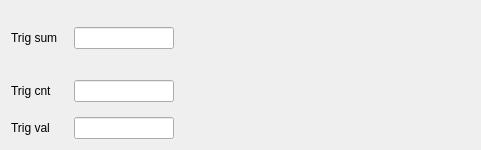
              <widget class="QWidget" name="tab_8">
               <attribute name="title">
                <string>C mode</string>
               </attribute>
               <layout class="QGridLayout" name="gridLayout_7">
                <item row="0" column="0">
                 <widget class="QLabel" name="label_6">
                  <property name="text">
                   <string>Trig sum   </string>
                  </property>
                 </widget>
                </item>
                <item row="0" column="1">
                 <widget class="QLineEdit" name="trigsum_ed">
                  <property name="sizePolicy">
                   <sizepolicy hsizetype="Fixed" vsizetype="Fixed">
                    <horstretch>0</horstretch>
                    <verstretch>0</verstretch>
                   </sizepolicy>
                  </property>
                  <property name="maximumSize">
                   <size>
                    <width>100</width>
                    <height>16777215</height>
                   </size>
                  </property>
                 </widget>
                </item>
                <item row="1" column="0">
                 <widget class="QLabel" name="label_7">
                  <property name="text">
                   <string>Trig cnt</string>
                  </property>
                 </widget>
                </item>
                <item row="1" column="1">
                 <widget class="QLineEdit" name="trigcnt_ed">
                  <property name="sizePolicy">
                   <sizepolicy hsizetype="Fixed" vsizetype="Fixed">
                    <horstretch>0</horstretch>
                    <verstretch>0</verstretch>
                   </sizepolicy>
                  </property>
                  <property name="maximumSize">
                   <size>
                    <width>100</width>
                    <height>16777215</height>
                   </size>
                  </property>
                 </widget>
                </item>
                <item row="2" column="0">
                 <widget class="QLabel" name="label_8">
                  <property name="text">
                   <string>Trig val</string>
                  </property>
                 </widget>
                </item>
                <item row="2" column="1">
                 <widget class="QLineEdit" name="trigval_ed">
                  <property name="sizePolicy">
                   <sizepolicy hsizetype="Fixed" vsizetype="Fixed">
                    <horstretch>0</horstretch>
                    <verstretch>0</verstretch>
                   </sizepolicy>
                  </property>
                  <property name="maximumSize">
                   <size>
                    <width>100</width>
                    <height>16777215</height>
                   </size>
                  </property>
                 </widget>
                </item>
                <item row="0" column="3">
                 <spacer name="horizontalSpacer">
                  <property name="orientation">
                   <enum>Qt::Horizontal</enum>
                  </property>
                  <property name="sizeHint" stdset="0">
                   <size>
                    <width>40</width>
                    <height>20</height>
                   </size>
                  </property>
                 </spacer>
                </item>
                <item row="0" column="2" rowspan="2">
                 <widget class="QLabel" name="label_19">
                  <property name="sizePolicy">
                   <sizepolicy hsizetype="Fixed" vsizetype="Fixed">
                    <horstretch>200</horstretch>
                    <verstretch>150</verstretch>
                   </sizepolicy>
                  </property>
                  <property name="minimumSize">
                   <size>
                    <width>250</width>
                    <height>100</height>
                   </size>
                  </property>
                  <property name="text">
                   <string/>
                  </property>
                  <property name="pixmap">
                   <pixmap>images/signal.png</pixmap>
                  </property>
                  <property name="scaledContents">
                   <bool>true</bool>
                  </property>
                 </widget>
                </item>
               </layout>
              </widget>
